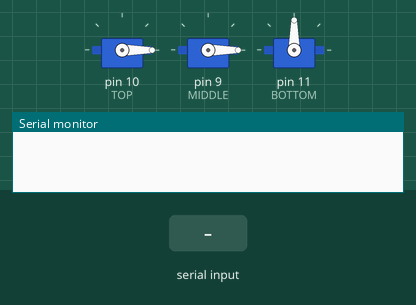
Bench run of a sketch on a simulated Arduino Uno, built with avr-gcc and run on an emulated ATmega328P. Parts: 3 × servo, the last lines printed to the serial monitor. The test bench sets the inputs (shaded band).

Above: at 1.2 s.
1.3 s: "a" received over the second serial link
At 1.77 s:
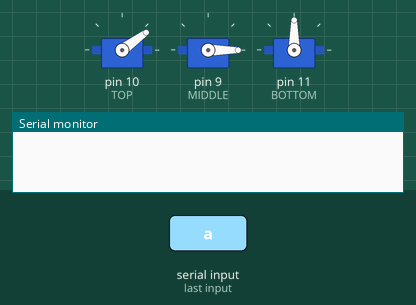
4.3 s: "c" received over the second serial link
At 6.9 s:
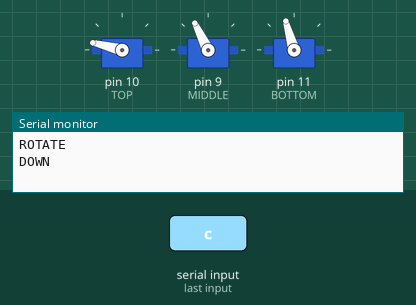
7.3 s: "b" received over the second serial link
At 7.65 s:
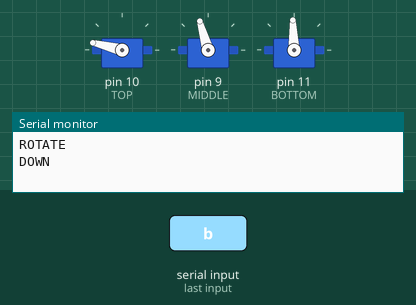
10.3 s: "d" received over the second serial link
At 13.1 s:
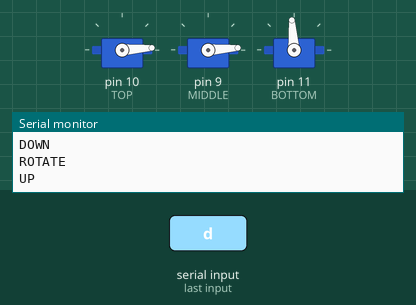
Timing chart, 0 to 14.3 s (numbered marks = the images above; inputs shaded):
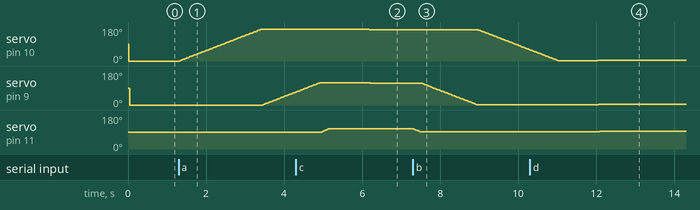

The sketch:

armorix.ino
```cpp
/* Include necessary libraries */
#include <SoftwareSerial.h>
#include <Servo.h>

/* Bluetooth */
#define BTRX 6
#define BTTX 5
SoftwareSerial BTserial(BTTX, BTRX);

/* Servo motors */
#define TOP 10      // Phone base Servo
#define MIDDLE 9   //  Middle Servo
#define BOTTOM 11    // Arm base Servo
Servo TopServo;
Servo MiddleServo;
Servo BottomServo;

/* Initial position */
#define PORTRAIT_TOP 0
#define PORTRAIT_MIDDLE 0   // need to reposition the physical servo
#define PORTRAIT_BOTTOM 90
#define LANDSCAPE_TOP 170
#define LANDSCAPE_MIDDLE 120
#define LANDSCAPE_BOTTOM 110

/* Global variables */
#define BAUD_RATE 9600
#define STEPS 2
/* May need to update min max - Hakiim */
#define SERVO_MIN 40     // Lowest angle set for all servo motors
#define MIDDLE_MAX 110   // Highest angle set for middle servo motor
#define BOTTOM_MAX 170   // Highest angle set for bottom servo motor
#define TIMEKEEPER 25    // Acts as a timer
char orientation = 'p';  // 'p' - Portrait, 'l' - Landscape
unsigned int topServoPos = PORTRAIT_TOP;
unsigned int middleServoPos = PORTRAIT_MIDDLE;
unsigned int bottomServoPos = PORTRAIT_BOTTOM;

/* Movement functions */
void rotatePhoneHolder() {
  unsigned int i;
  switch (orientation) {
    case 'l':  // Change to landscape
      if (topServoPos > LANDSCAPE_TOP) {
        for (i = topServoPos; i > LANDSCAPE_TOP; i -= STEPS) {
          TopServo.write(i);
          delay(TIMEKEEPER);
        }
      } else {
        for (i = topServoPos; i < LANDSCAPE_TOP; i += STEPS) {
          TopServo.write(i);
          delay(TIMEKEEPER);
        }
      }

      if (middleServoPos > LANDSCAPE_MIDDLE) {
        for (i = middleServoPos; i > LANDSCAPE_MIDDLE; i -= STEPS) {
          MiddleServo.write(i);
          delay(TIMEKEEPER);
        }
      } else {
        for (i = middleServoPos; i < LANDSCAPE_MIDDLE; i += STEPS) {
          MiddleServo.write(i);
          delay(TIMEKEEPER);
        }
      }

      if (bottomServoPos > LANDSCAPE_BOTTOM) {
        for (i = bottomServoPos; i > LANDSCAPE_BOTTOM; i -= STEPS) {
          BottomServo.write(i);
          delay(TIMEKEEPER);
        }
      } else {
        for (i = bottomServoPos; i < LANDSCAPE_BOTTOM; i += STEPS) {
          BottomServo.write(i);
          delay(TIMEKEEPER);
        }
      }
      break;
    case 'p':  // Change to portrait
      if (bottomServoPos > PORTRAIT_BOTTOM) {
        for (i = bottomServoPos; i > PORTRAIT_BOTTOM; i -= STEPS) {
          BottomServo.write(i);
          delay(TIMEKEEPER);
        }
      } else {
        for (i = bottomServoPos; i < PORTRAIT_BOTTOM; i += STEPS) {
          BottomServo.write(i);
          delay(TIMEKEEPER);
        }
      }

      if (middleServoPos > PORTRAIT_MIDDLE) {
        for (i = middleServoPos; i > PORTRAIT_MIDDLE; i -= STEPS) {
          MiddleServo.write(i);
          delay(TIMEKEEPER);
        }
      } else {
        for (i = middleServoPos; i < PORTRAIT_MIDDLE; i += STEPS) {
          MiddleServo.write(i);
          delay(TIMEKEEPER);
        }
      }

      if (topServoPos > PORTRAIT_TOP) {
        for (i = topServoPos; i > PORTRAIT_TOP; i -= STEPS) {
          TopServo.write(i);
          delay(TIMEKEEPER);
        }
      } else {
        for (i = topServoPos; i < PORTRAIT_TOP; i += STEPS) {
          TopServo.write(i);
          delay(TIMEKEEPER);
        }
      }
      break;
    default:
      break;
  }

  topServoPos = TopServo.read();
  middleServoPos = MiddleServo.read();
  bottomServoPos = BottomServo.read();

  delay(1000);
  Serial.println("ROTATE");
}

void moveUp() {
  if (middleServoPos <= MIDDLE_MAX - STEPS && bottomServoPos <= BOTTOM_MAX - STEPS) {
    topServoPos += STEPS;
    TopServo.write(topServoPos);
    delay(TIMEKEEPER);

    middleServoPos += STEPS;
    MiddleServo.write(middleServoPos);
    delay(TIMEKEEPER);

    bottomServoPos += STEPS;
    BottomServo.write(bottomServoPos);
    delay(TIMEKEEPER);
  }
  Serial.println("UP");
}

void moveDown() {
  if (middleServoPos >= SERVO_MIN + STEPS && bottomServoPos >= SERVO_MIN + STEPS) {
    topServoPos -= STEPS;
    TopServo.write(topServoPos);
    delay(TIMEKEEPER);

    middleServoPos -= STEPS;
    MiddleServo.write(middleServoPos);
    delay(TIMEKEEPER);

    bottomServoPos -= STEPS;
    BottomServo.write(bottomServoPos);
    delay(TIMEKEEPER);
  }
  Serial.println("DOWN");
}

void moveLeft() {
  if (bottomServoPos <= BOTTOM_MAX - STEPS) {
    bottomServoPos += STEPS;
    BottomServo.write(bottomServoPos);
    delay(TIMEKEEPER);
  }
  Serial.println("LEFT");
}

void moveRight() {
  if (bottomServoPos >= SERVO_MIN + STEPS) {
    bottomServoPos -= STEPS;
    BottomServo.write(bottomServoPos);
    delay(TIMEKEEPER);
  }
  Serial.println("RIGHT");
}

/* Setup functions */
void setup() {
  // Attach servo motors
  TopServo.attach(TOP);
  MiddleServo.attach(MIDDLE);
  BottomServo.attach(BOTTOM);

  // Initialise servo motors to portrait mode
  BottomServo.write(PORTRAIT_BOTTOM);
  delay(TIMEKEEPER);
  TopServo.write(PORTRAIT_TOP);
  delay(TIMEKEEPER);
  MiddleServo.write(PORTRAIT_MIDDLE);
  delay(TIMEKEEPER);

  // Initialise UART with 9600 baud rate
  Serial.begin(BAUD_RATE);
  BTserial.begin(BAUD_RATE);
}

/* Main program */
void loop() {
  if (BTserial.available() > 0) {
    unsigned int message = BTserial.read();
    BTserial.end();  // Stop BT
    switch (message) {
      case 0:
        Serial.println("CENTER");
        break;
      case 97:
        orientation = 'l';
        rotatePhoneHolder();
        break;
      case 98:
        orientation = 'p';
        rotatePhoneHolder();
        break;
      case 99:
        moveDown();
        break;
      case 100:
        moveUp();
        break;
      case 101:
        moveLeft();
        break;
      case 102:
        moveRight();
        break;
      default:
        break;
    }
    BTserial.begin(BAUD_RATE);  // Restart BT after instruction completes
  }
}
```

Measured:
- after the input at 1.3 s, servo on pin 10 (TOP): moves from 0° to 168° over 2.1 s, starting at once; servo on pin 9 (MIDDLE): moves from 0° to 68° over 0.83 s, starting after 2.2 s
- after the input at 4.3 s, servo on pin 10 (TOP): 168° → 166° after 1.9 s
- after the input at 7.3 s, servo on pin 10 (TOP): moves from 166° to 60° over 1.3 s, starting after 1.7 s; servo on pin 9 (MIDDLE): moves from 116° to 2° over 1.4 s, starting after 0.23 s; servo on pin 11 (BOTTOM): 106° → 92° at once
- after the input at 10.3 s, servo on pin 9 (MIDDLE): 2° → 4° after 1.8 s; servo on pin 11 (BOTTOM): 92° → 94° after 1.8 s
- by itself, servo on pin 11 (BOTTOM): rises from 90° to 108° in 0.20 s, then falls to 106° in 1.1 s
